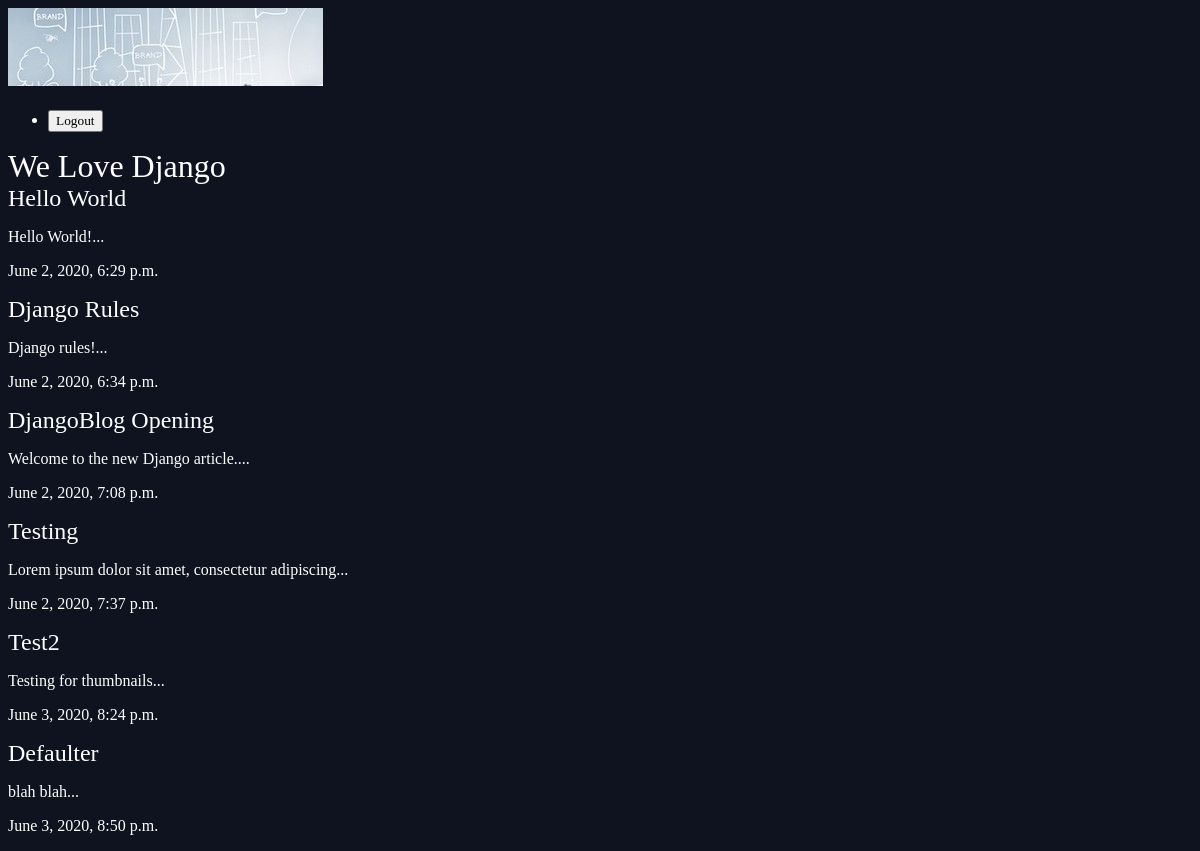
The app's page /article/ with its own data.
### djangoblog/models.py (models this page shows, shortened)
class Article(models.Model):
    title = models.CharField(max_length=100)
    slug = models.SlugField()
    body = models.TextField()
    date = models.DateTimeField(auto_now_add=True)
    thumb = models.ImageField(default='default.png', blank=True)
    def snippet(self):
        return self.body[:50] + '...'

### djangoblog/views.py (the view)
# urls.py: path('article/', views.article, name='article'),
def article(request):
    articles = Article.objects.all().order_by('date')
    return render(request, 'djangoblog/article.html', {'articles': articles})

### djangoblog/templates/djangoblog/article.html
{% extends 'base_layout.html' %}
{% block content %}
    <h1>We Love Django</h1>
    <div class="articles">
        {% for article in articles %}
            <div class="article">
                <h2><a href="{% url 'djangoblog:article_detail' slug=article.slug %}">{{ article.title }}</a></h2>
                <p>{{ article.snippet }}</p>
                <p>{{ article.date }}</p>
            </div>
        {% endfor %}
    </div>
{% endblock%}

### djangoblog/static/djangoblog/style.css (style rules this page uses)
body { background-color: #0f121f; background-repeat: no-repeat; color: #fff; }
body * { font-family: Ubuntu; }
h1, h2, h3, h4, h5 { font-weight: normal; margin: 0; }
a, a:hover, a:visited { color: #fff; text-decoration: none; }

### records on screen
Article: title "Hello World", snippet "Hello World!...", date "June 2, 2020, 6:29 p.m."
Article: title "Django Rules", snippet "Django rules!...", date "June 2, 2020, 6:34 p.m."
Article: title "DjangoBlog Opening", snippet "Welcome to the new Django article....", date "June 2, 2020, 7:08 p.m."
Article: title "Testing", snippet "Lorem ipsum dolor sit amet, consectetur adipiscing...", date "June 2, 2020, 7:37 p.m."
Article: title "Test2", snippet "Testing for thumbnails...", date "June 3, 2020, 8:24 p.m."
Article: title "Defaulter", snippet "blah blah...", date "June 3, 2020, 8:50 p.m."
